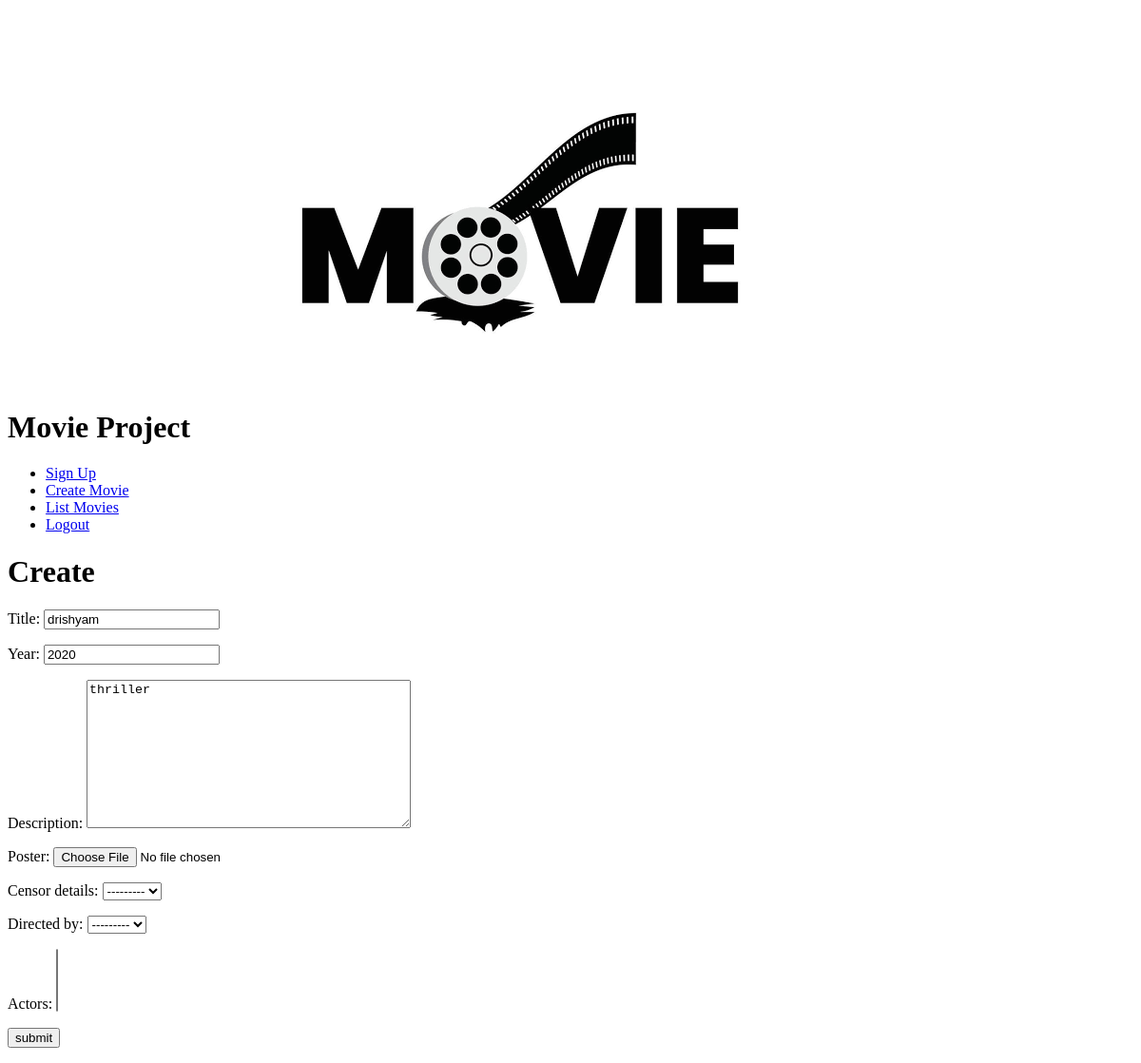
Page /edit/1 on the earlier database version.
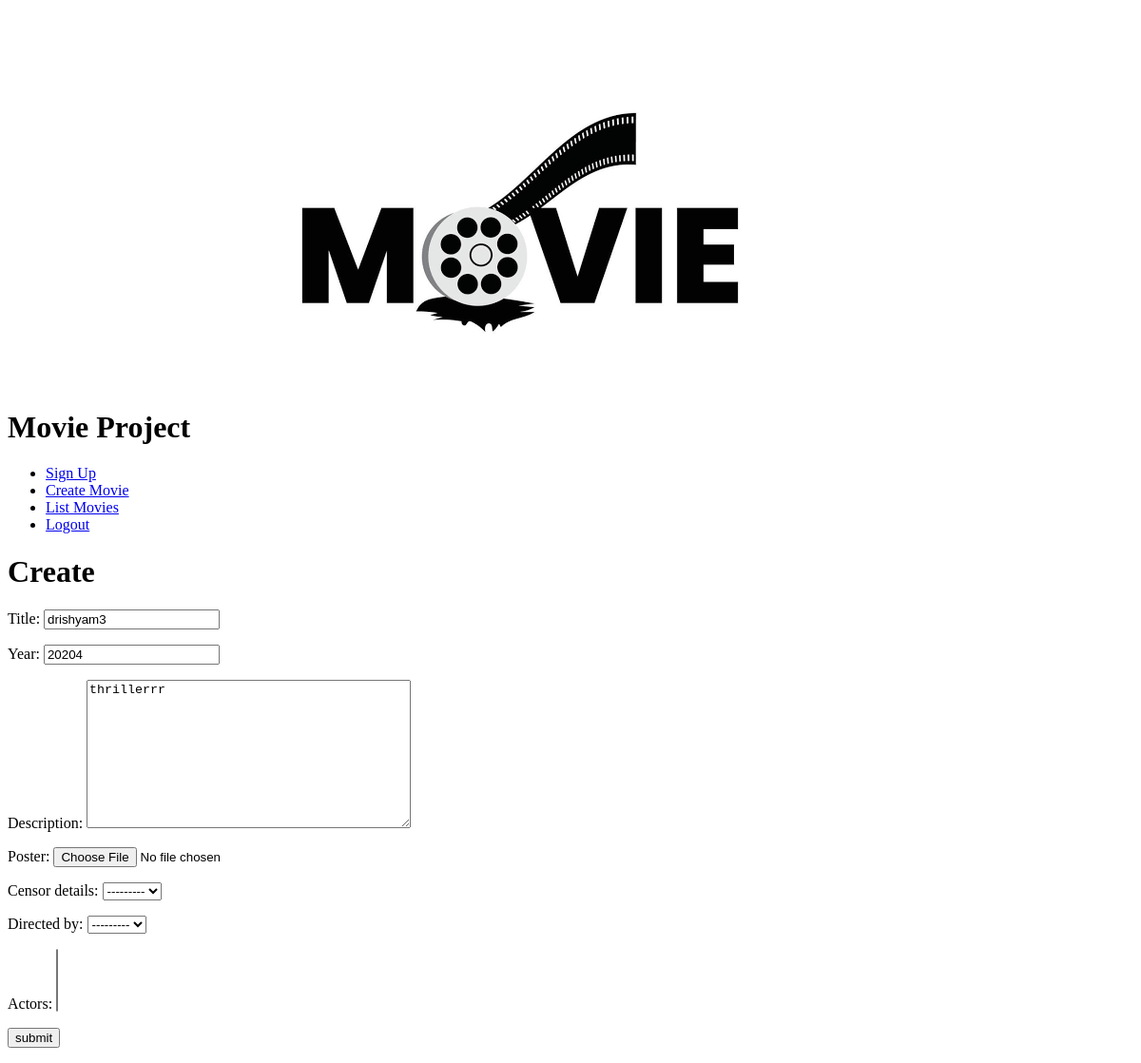
Same page on the later database version.
### movies/models.py (models this page shows, shortened)
class MovieInfo(models.Model):
    title = models.CharField(max_length=250)
    year = models.IntegerField(null=True)
    description = models.TextField()
    poster = models.ImageField(upload_to='images/', null=True,blank=True)
    censor_details = models.OneToOneField(CensorInfo, on_delete=models.SET_NULL, null=True, blank=True,related_name='movie')
    directed_by= models.ForeignKey('Director', on_delete=models.CASCADE,null=True, blank=True,
                                   related_name='directed_movies')
    directed_by= models.ForeignKey('Director', on_delete=models.CASCADE,null=True, blank=True,
                                       related_name='directed_movies')
    actors = models.ManyToManyField('Actor', related_name='acted_movies')

### movies/views.py (the view)
# urls.py: path('edit/<pk>', views.edit,name='edit'),
def edit(request,pk):
    instance_to_be_edited= MovieInfo.objects.get(pk=pk)
    if request.POST:
        frm = MovieForm(request.POST, instance=instance_to_be_edited)
        if frm.is_valid():
             instance_to_be_edited.save()
    else:
         recent_visits = request.session.get('recent_visits', [])
         recent_visits.insert(0, pk)
         request.session['recent_visits'] = recent_visits
         frm = MovieForm(instance=instance_to_be_edited)
    return render(request, 'create.html', {'frm': frm})

### movies/forms.py
class MovieForm(ModelForm):
    class Meta:
        model = MovieInfo
        fields = '__all__'

### templates/create.html (shortened to what this page needs)
{%extends 'blank_layout.html' %}
{% block content %}
<h1>Create</h1>
<form method="post" enctype="multipart/form-data">
    {{ frm.as_p }}
<button type="submit">submit</button>
</form>
{% endblock content %}

### templates/blank_layout.html (shortened to what this page needs)
{% load static %}
<h1>Movie Project
    <img src="{% static 'images/Logo.png' %}">
</h1>
{% include 'menu.html' %}
{% block content %}{% endblock content %}

### templates/menu.html
<ul>
<li><a href="{% url 'signup' %}">Sign Up</a> </li>
<li><a href="{% url 'create' %}">Create Movie</a> </li>
<li><a href="{% url 'list' %}">List Movies</a> </li>
<li><a href="{% url 'logout' %}">Logout</a> </li>
</ul>

Differences in the rows shown:
changed MovieInfo: title "drishyam" → "drishyam3"; year "2020" → "20204"; description "thriller" → "thrillerrr"
